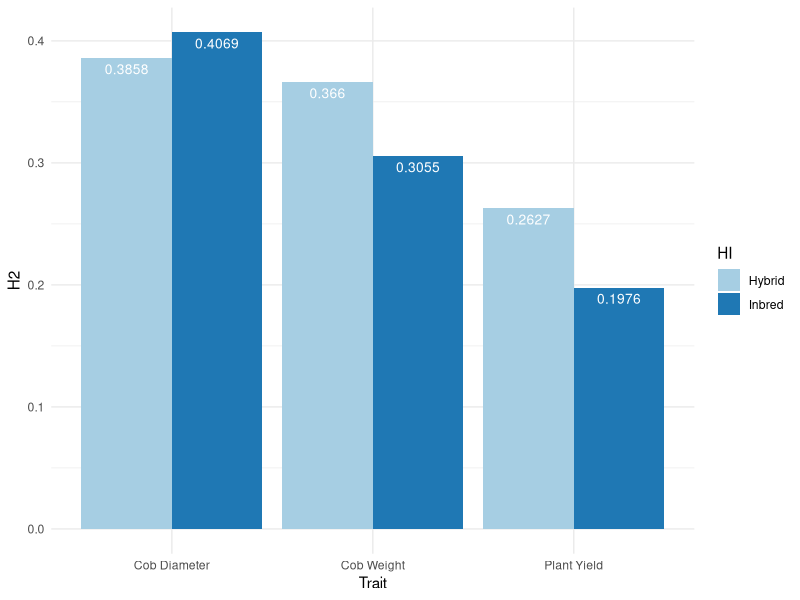
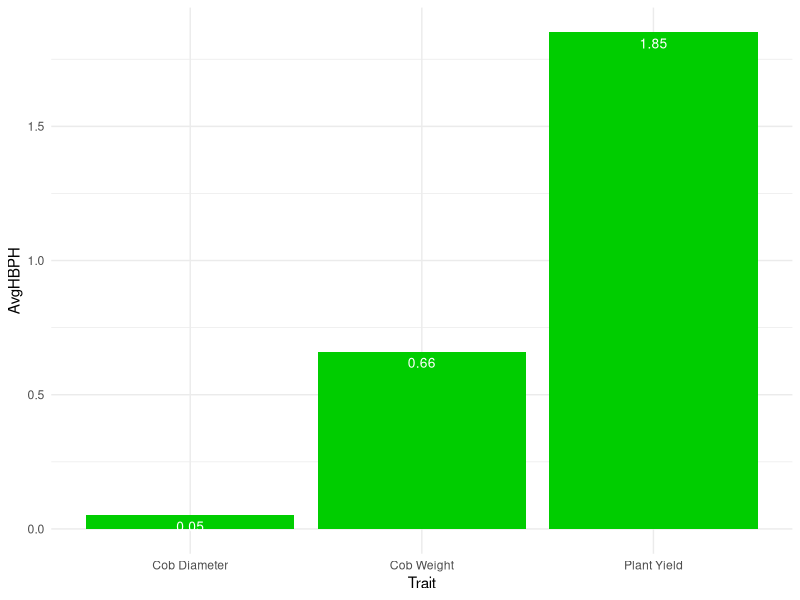
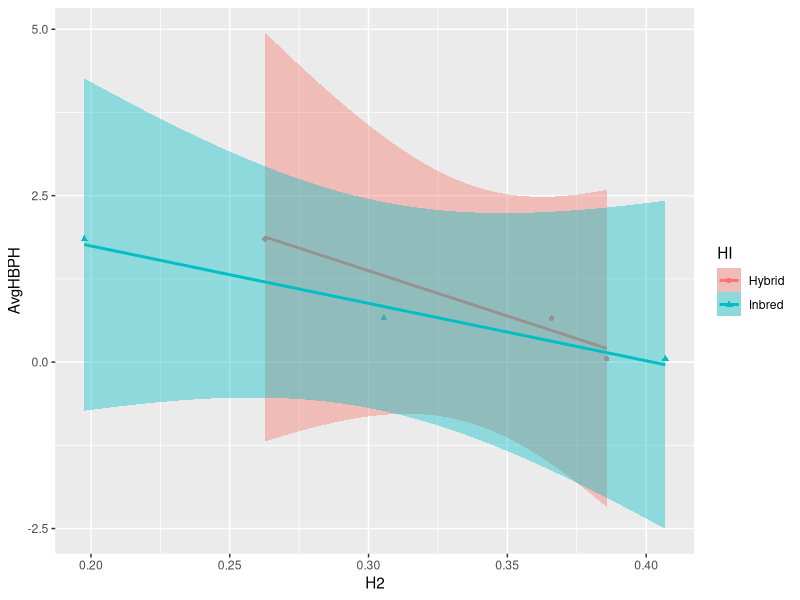

The R script that drew these images, in order:
## ---- chunk 1
knitr::opts_chunk$set(echo = TRUE) 
knitr::opts_knit$set(root.dir=normalizePath('../../')) 
## ---- chunk 2
f <- read.delim("data/journal.pone.0007433.s001.txt", header=TRUE)
# Convert missing data to NA
f[f=="."] <- NA


# four environments
table(f$Env)

### Plant Yield

f$INBRED <- as.factor(f$INBRED)
f$Env <- as.factor(f$Env)

#Hybrid
# tricky part, be careful:
f$PltYield_Hyb  <- as.numeric(as.character((f$PltYield_Hyb)))

fit_pyh <- lm(f$PltYield_Hyb ~ INBRED + Env, data=f)
anova(fit_pyh)

#Inbred
f$PltYield_Inbred  <- as.numeric(as.character((f$PltYield_Inbred)))

fit_pyi <- lm(f$PltYield_Inbred ~ INBRED + Env, data=f)
anova(fit_pyi)



### Cob Weight
#Hybrid
f$CobWt_Hyb  <- as.numeric(as.character((f$CobWt_Hyb)))

fit_cwh <- lm(CobWt_Hyb ~ INBRED + Env, data=f)
anova(fit_cwh)

#Inbred
f$CobWt_Inbred  <- as.numeric(as.character((f$CobWt_Inbred)))

fit_cwi <- lm(CobWt_Inbred ~ INBRED + Env, data=f)
anova(fit_cwi)



### Cob Dia
#Hybrid
f$CobDia_Hyb  <- as.numeric(as.character((f$CobDia_Hyb)))

fit_cdh <- lm(CobDia_Hyb ~ INBRED + Env, data=f)
anova(fit_cdh)

#Inbred
f$CobDia_Inbred  <- as.numeric(as.character((f$CobDia_Inbred)))

fit_cdi <- lm(CobDia_Inbred ~ INBRED + Env, data=f)
anova(fit_cdi)


## ---- chunk 3
##Hybrid
Vg_pyh =  (2332 - 1210)/2 # here the environment just has 2 levels due to missing data in other 2 environments, thus r*e=1*2=2
Vp_pyh = var(f$PltYield_Hyb, na.rm = TRUE)
H2_pyh = Vg_pyh/Vp_pyh



Vg_cwh =  (78.19 - 19.55)/4 
Vp_cwh = var(f$CobWt_Hyb, na.rm = TRUE)
H2_cwh = Vg_cwh/Vp_cwh


Vg_cdh =  (9.661 - 1.925)/4 
Vp_cdh = var(f$CobDia_Hyb, na.rm = TRUE)
H2_cdh = Vg_cdh/Vp_cdh






##Inbred
Vg_pyi =  (549.08 - 358.99)/2 # here the environment just has 2 levels due to missing data in other 2 environments, thus r*e=1*2=2
Vp_pyi = var(f$PltYield_Inbred, na.rm = TRUE)
H2_pyi = Vg_pyi/Vp_pyi



Vg_cwi =  (48.15- 14.05)/4 
Vp_cwi = var(f$CobWt_Inbred, na.rm = TRUE)
H2_cwi = Vg_cwi/Vp_cwi


Vg_cdi =  (22.108  - 4.063)/4 
Vp_cdi = var(f$CobDia_Inbred, na.rm = TRUE)
H2_cdi = Vg_cdi/Vp_cdi

## ---- chunk 4
H2_h <- c(H2_pyh, H2_cwh, H2_cdh)
H2_i <- c(H2_pyi, H2_cwi, H2_cdi)

#Heterosis value from Table 1 in Flint's paper
AvgHBPH <- c(1.85, 0.66, 0.05)
Trait <- c("Plant Yield", "Cob Weight", "Cob Diameter")

hh <- data.frame(Trait = Trait ,H2_h = H2_h , H2_i = H2_i, AvgHBPH = AvgHBPH)

#Hybrid
cor.test(hh$H2_h, hh$AvgHBPH, method = "pearson")

#Inbred
cor.test(hh$H2_i, hh$AvgHBPH, method = "pearson")




## ---- chunk 5

Hp <- data.frame(Trait = rep(hh$Trait, 2), H2 = c(H2_h, H2_i), HI = rep(c("Hybrid", "Inbred"), each =3), AvgHBPH = rep(AvgHBPH, 2))
Hp$H2 <- round(Hp$H2, 4)

library(ggplot2)
ggplot(data=Hp, aes(x=Trait, y=H2, fill=HI)) +
geom_bar(stat="identity", position=position_dodge())+
  geom_text(aes(label=H2), vjust=1.6, color="white",
            position = position_dodge(0.9), size=3.5)+
  scale_fill_brewer(palette="Paired")+
  theme_minimal()


ggplot(data=hh, aes(x=Trait, y=AvgHBPH)) +
  geom_bar(stat="identity", fill="green3")+
  geom_text(aes(label=AvgHBPH), vjust=1.6, color="white", size=3.5)+
  theme_minimal()


ggplot(Hp, aes(x=H2, y=AvgHBPH, color=HI, shape=HI)) +
  geom_point() + 
  geom_smooth(method=lm, aes(fill=HI))

